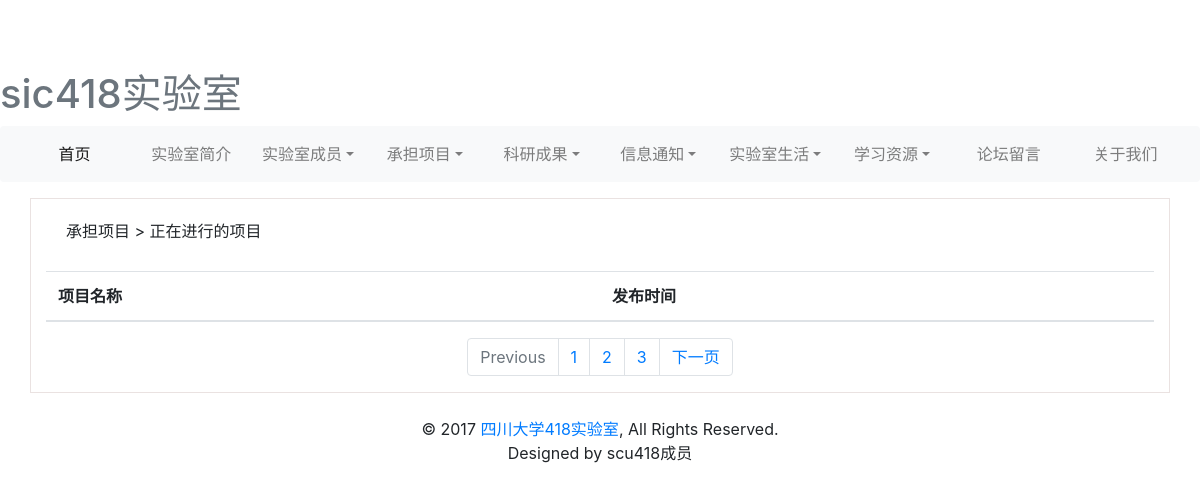
Before: /lab/fprojectlist/ with the older database file.
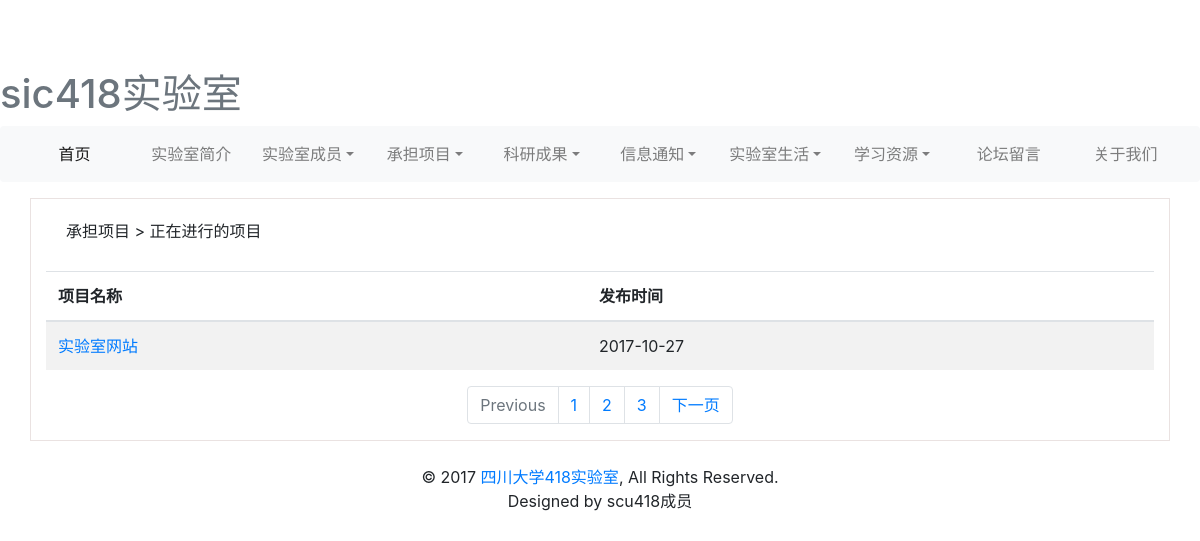
After: the same page with the newer database file.
### lab/models.py (models this page shows, shortened)
class Project(models.Model):
    name = models.CharField(verbose_name=u'项目名称', max_length=50)
    content = models.TextField(verbose_name=u'项目详情')
    time = models.DateField(verbose_name=u'项目开始时间')
    finish = models.BooleanField(verbose_name=u'项目是否已经完成', default=True)
    class Meta:
        verbose_name = u'项目'
        verbose_name_plural = verbose_name

### lab/views.py (the view)
def f_project(request):
    project = models.Project.objects.filter(finish=False)
    return render(request, "undertake_projects/fpro_list.html", {'project': project})

### templates/undertake_projects/fpro_list.html (shortened to what this page needs)
{% extends 'base2.html' %}
{% block content %}
    <div style="border: solid rgba(104,52,42,0.14) 1px;" class="container table-responsive">
        <label style="padding: 20px;   ">承担项目 > 正在进行的项目</label>
            <table class="table table-hover table-striped">
                <thead>
                    <tr>
                        <th>项目名称</th>
                        <th>发布时间</th>
                    </tr>
                </thead>
                <tbody  >
                    {% for pro in project    %}
                    <tr>
                       <td> <a href=" {%  url 'lab:fprojectpage' pro.id %} ">{{ pro.name }}</a> </td>
                        <td> {{pro.time|date:"Y-m-d"}}</td>
                    </tr>
                    {% endfor %}
                </tbody>
            </table>
            <nav aria-label="Page navigation example">
              <ul class="pagination justify-content-center">
                <li class="page-item disabled">
                  <a class="page-link" href="#" tabindex="-1">Previous</a>
                </li>
                <li class="page-item"><a class="page-link" href="#">1</a></li>
                <li class="page-item"><a class="page-link" href="#">2</a></li>
                <li class="page-item"><a class="page-link" href="#">3</a></li>
                <li class="page-item">
                  <a class="page-link" href="#">下一页</a>
                </li>
              </ul>
            </nav>
    </div>
{% endblock %}

Changed rows visible on the page:
added Project: name "实验室网站", time "2017-10-27"
